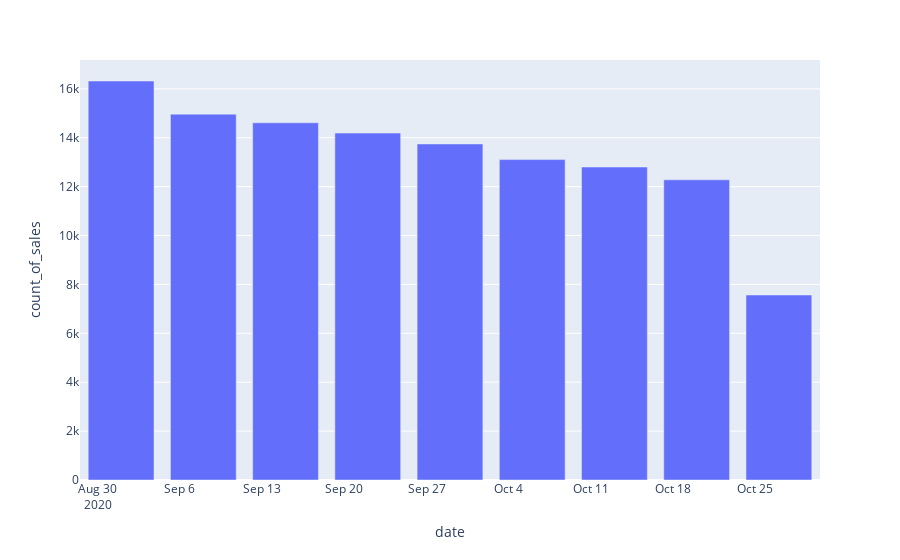

Here is the notebook cell this chart was saved with:
### Markdown cell above
mix = pd.merge(df, first_event, how='left', on=['user_id'])
mix = mix.drop(['product_id', 'is_added_to_cart', 'is_cart_viewed', 'is_ordered'], 1)
mix.columns
preresult = mix.groupby(by=['date', 'user_id', 'first_event','event'], as_index=False)
preresult = preresult[preresult['event'] == 'bought']
preresult.head(50)
preresult = preresult.agg({ 'event': { 'total': 'sum', 'ordersCount': 'count' } })

### Code cell
kohort = pd.DataFrame(data = [kohort_count, kohort_date])
kohort = kohort.transpose()
kohort.columns = ['count_of_sales', 'date']
fig = px.bar(kohort, x='date', y='count_of_sales')
fig.show()

### Figure 1 — Plotly figure (JSON) as saved in the notebook; plotly's stock layout.template omitted (floating-point values rounded to 4 significant figures)
{"data": [{"alignmentgroup": "True", "hovertemplate": "date=%{x}<br>count_of_sales=%{y}<extra></extra>", "legendgroup": "", "marker": {"color": "#636efa"}, "name": "", "offsetgroup": "", "orientation": "v", "showlegend": false, "textposition": "auto", "type": "bar", "x": ["2020-09-01T00:00:00", "2020-09-08T00:00:00", "2020-09-15T00:00:00", "2020-09-22T00:00:00", "2020-09-29T00:00:00", "2020-10-06T00:00:00", "2020-10-13T00:00:00", "2020-10-20T00:00:00", "2020-10-27T00:00:00"], "xaxis": "x", "y": [16321, 14965, 14611, 14193, 13746, 13106, 12802, 12279, 7567], "yaxis": "y"}], "layout": {"barmode": "relative", "legend": {"tracegroupgap": 0}, "margin": {"t": 60}, "xaxis": {"anchor": "y", "domain": [0, 1], "title": {"text": "date"}}, "yaxis": {"anchor": "x", "domain": [0, 1], "title": {"text": "count_of_sales"}}}}
